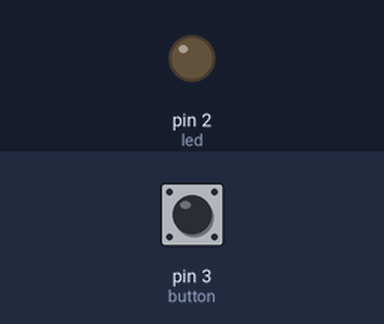
The sketch below on a simulated Arduino Uno, built with avr-gcc and run on an emulated ATmega328P. Parts: output pins drawn as LEDs (lit = HIGH). The test bench sets the inputs (shaded band); at power-on: pin 3 (button) LOW.

Above: at 1.2 s.
1.3 s: pin 3 (button) pulled HIGH for 0.15 s
At 1.37 s:
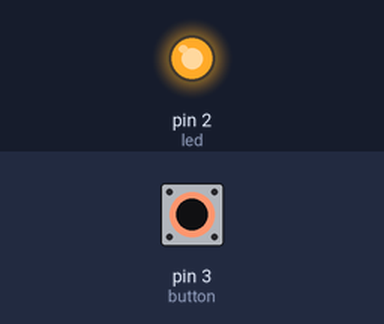
2.9 s: pin 3 (button) pulled HIGH for 3.2 s
At 6.6 s:
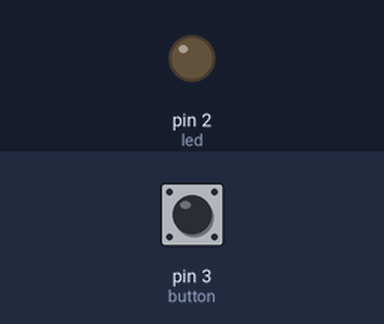
Timing chart, 0 to 8.1 s (numbered marks = the images above; inputs shaded):
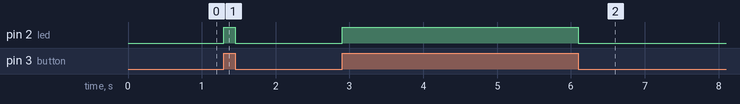

Measured:
- after the input at 1.3 s, pin 2 (led): LOW → HIGH at once, → LOW 0.15 s later
- after the input at 2.9 s, pin 2 (led): LOW → HIGH at once, → LOW 3.2 s later

The sketch:

sketch_1b.ino
```cpp
/*
	Accendiamo un LED alla pressione del pulsante
*/

const int led = 2,	button = 3; // dichiarazione dei pin

void setup ()		// gira solo all’accensione
{
	pinMode(led, OUTPUT);	// impostiamo come output
	pinMode(button, INPUT);	// impostiamo come input
}

void loop ()		// gira all’infinito, in loop appunto
{
	// inseriamo la lettura all'interno della scrittura
	digitalWrite(led, digitalRead(button));
}
```
